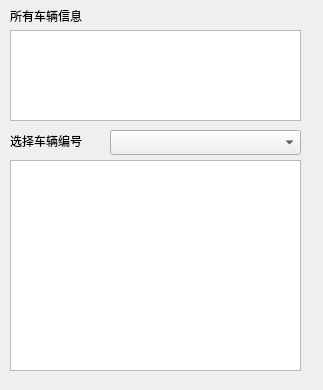
<?xml version="1.0" encoding="UTF-8"?>
<ui version="4.0">
 <class>VehicleInfoWidget</class>
 <widget class="QWidget" name="VehicleInfoWidget">
  <property name="geometry">
   <rect>
    <x>0</x>
    <y>0</y>
    <width>323</width>
    <height>390</height>
   </rect>
  </property>
  <property name="windowTitle">
   <string>Form</string>
  </property>
  <widget class="QTextBrowser" name="textBrowser_oneVehicle">
   <property name="geometry">
    <rect>
     <x>10</x>
     <y>160</y>
     <width>291</width>
     <height>211</height>
    </rect>
   </property>
  </widget>
  <widget class="QLabel" name="label">
   <property name="geometry">
    <rect>
     <x>10</x>
     <y>0</y>
     <width>91</width>
     <height>31</height>
    </rect>
   </property>
   <property name="text">
    <string>所有车辆信息</string>
   </property>
  </widget>
  <widget class="QLabel" name="label_2">
   <property name="geometry">
    <rect>
     <x>10</x>
     <y>130</y>
     <width>91</width>
     <height>21</height>
    </rect>
   </property>
   <property name="text">
    <string>选择车辆编号</string>
   </property>
  </widget>
  <widget class="QTextBrowser" name="textBrowser_allVehicle">
   <property name="geometry">
    <rect>
     <x>10</x>
     <y>30</y>
     <width>291</width>
     <height>91</height>
    </rect>
   </property>
  </widget>
  <widget class="QComboBox" name="comboBox_vehicleSelect">
   <property name="geometry">
    <rect>
     <x>110</x>
     <y>130</y>
     <width>191</width>
     <height>25</height>
    </rect>
   </property>
  </widget>
 </widget>
 <resources/>
 <connections/>
</ui>
